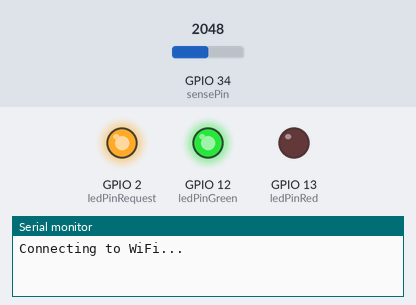
Simulated run of this sketch. Board: ESP32. Shown: output pins drawn as LEDs (lit = HIGH), the last lines printed to the serial monitor. The test bench sets the inputs (shaded band); at power-on: GPIO 34 (sensePin) = 2048. WiFi joins after 1.5 s; servers stay silent unless stated.

Above: at 0.1 s.
At 3.8 s:
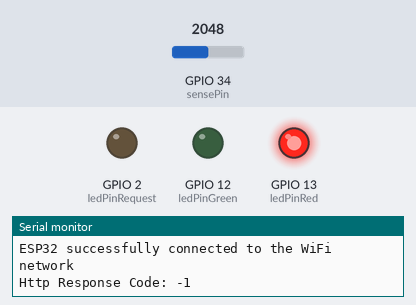
3.9 s: GPIO 34 (sensePin) set to 656
5.4 s: GPIO 34 (sensePin) set to 539
At 6.5 s:
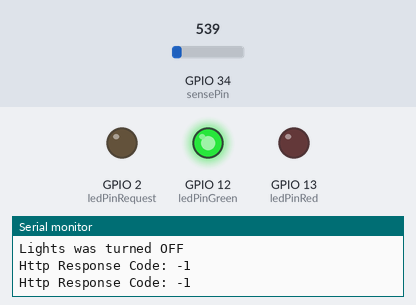
Timing chart, 0 to 8.4 s (numbered marks = the images above; inputs shaded):
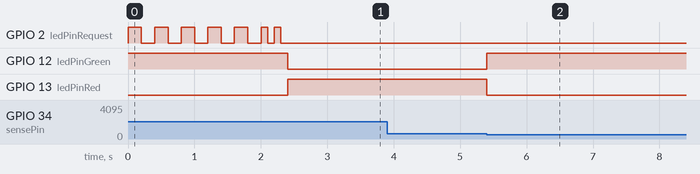

The sketch:

arduino_prog.ino
```cpp
#include <WiFi.h>
#include <HTTPClient.h>

const char* ssid = "";      // WiFi name
const char* password = "";

const int sensePin = 34;
const int ledPinGreen = 12;
const int ledPinRed = 13;
const int ledPinRequest = 2;

const int threshold = 600; // ≈200 = lights OFF | ≈1000 lights ON
const int mask = 2000; // Retrigger mask

bool lastState; //Default ligths OFF
bool currentState;


void blinkRequest(int t, int s) {
  for (int i = 0; i <= t - 1; i++) {
    digitalWrite(ledPinRequest, HIGH);
    delay(s);
    digitalWrite(ledPinRequest, LOW);
    delay(s);
  }
}


void connectToWiFi() {
  WiFi.begin(ssid, password);

  while (WiFi.status() != WL_CONNECTED) {
    Serial.println("Connecting to WiFi...");
    blinkRequest(5, 200);
  }

  Serial.println("ESP32 successfully connected to the WiFi network");
  blinkRequest(2, 100);
}

void updateDB() {
  int ldrVal = analogRead(sensePin);

  if (ldrVal > threshold) {
    digitalWrite(ledPinGreen, LOW);
    digitalWrite(ledPinRed, HIGH);
    lastState = true;

    HTTPClient http;
    http.begin("http://gladibad.pythonanywhere.com/changestate/True/");
    int httpCode = http.GET();
    Serial.println("Http Response Code: " + String(httpCode));
    if (httpCode == 200) {
      Serial.println("DB succesfully updated\n");
      blinkRequest(2, 100);
    }
    http.end();
  }

  else if (ldrVal < threshold) {
    digitalWrite(ledPinGreen, HIGH);
    digitalWrite(ledPinRed, LOW);
    lastState = false;

    HTTPClient http;
    http.begin("http://gladibad.pythonanywhere.com/changestate/False/");
    int httpCode = http.GET();
    Serial.println("Http Response Code: " + String(httpCode));
    if (httpCode == 200) {
      Serial.println("DB succesfully updated\n");
      blinkRequest(2, 100);
    }
    http.end();
  }
}

void setup() {
  pinMode(ledPinGreen, OUTPUT);
  pinMode(ledPinRed, OUTPUT);
  pinMode(ledPinRequest, OUTPUT);
  digitalWrite(ledPinGreen, HIGH);
  digitalWrite(ledPinRed, LOW);

  Serial.begin(9600);

  connectToWiFi();

  updateDB();
}


void loop() {
  int ldrVal = analogRead(sensePin);

  if (ldrVal > threshold) {
    currentState = true; //Lights are ON
  }
  else if (ldrVal < threshold) {
    currentState = false; //Lights are OFF
  }

  //Serial.println(ldrVal);

  if (currentState != lastState) {
    if (currentState == true) {
      digitalWrite(ledPinGreen, LOW);
      digitalWrite(ledPinRed, HIGH);
      Serial.println("Lights was turned ON");
      if (WiFi.status() != WL_CONNECTED) {
        Serial.println("WiFi problem!");
        blinkRequest(10, 100);
        connectToWiFi();
        updateDB();
      }
      else {
        HTTPClient http;
        http.begin("http://gladibad.pythonanywhere.com/changestate/True/");
        int httpCode = http.GET();
        Serial.println("Http Response Code: " + String(httpCode));
        if (httpCode == 200) {
          Serial.println("DB succesfully updated\n");
          blinkRequest(2, 100);
          http.end();
        }
        else {
          http.end();
          updateDB();
        }
      }
    }
    else {
      digitalWrite(ledPinGreen, HIGH);
      digitalWrite(ledPinRed, LOW);
      Serial.println("Lights was turned OFF");
      if (WiFi.status() != WL_CONNECTED) {
        Serial.println("WiFi problem!");
        blinkRequest(10, 100);
        connectToWiFi();
        updateDB();
      }
      else {
        HTTPClient http;
        http.begin("http://gladibad.pythonanywhere.com/changestate/False/");
        int httpCode = http.GET();
        Serial.println("Http Response Code: " + String(httpCode));
        if (httpCode == 200) {
          Serial.println("DB succesfully updated\n");
          blinkRequest(2, 100);
          http.end();
        }
        else {
          http.end();
          updateDB();
        }
      }
    }
    lastState = currentState;
    delay(mask);
  }
}
```

Measured:
- the behaviour switches between 600 and 599 on GPIO 34 (sensePin) (found by bisection; images 1 and 2)
- after the input at 3.9 s, every drawn part: stays the same
- after the input at 5.4 s, GPIO 12 (ledPinGreen): LOW → HIGH at once; GPIO 13 (ledPinRed): HIGH → LOW at once
